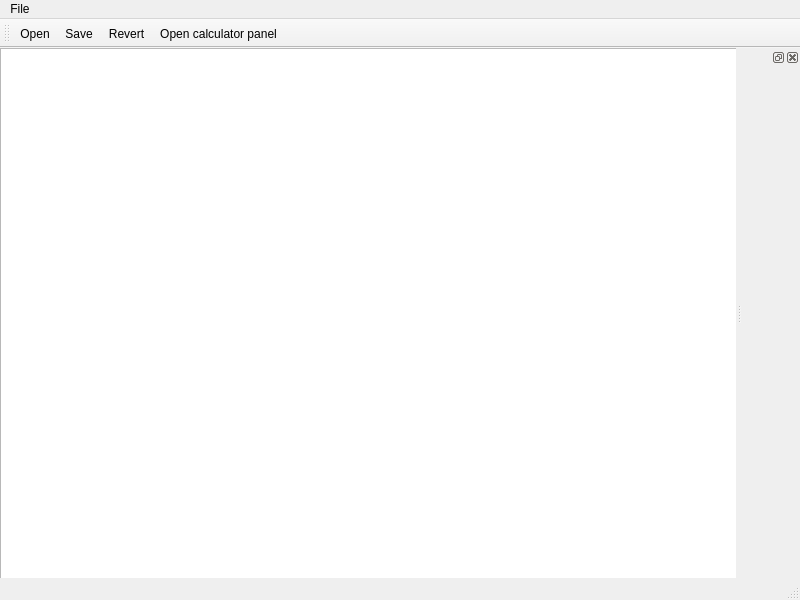
<?xml version="1.0" encoding="UTF-8"?>
<ui version="4.0">
 <class>CalcCreatorClass</class>
 <widget class="QMainWindow" name="CalcCreatorClass">
  <property name="geometry">
   <rect>
    <x>0</x>
    <y>0</y>
    <width>800</width>
    <height>600</height>
   </rect>
  </property>
  <property name="windowTitle">
   <string>MainWindow</string>
  </property>
  <widget class="QWidget" name="centralwidget">
   <widget class="QTextEdit" name="m_edit">
    <property name="geometry">
     <rect>
      <x>0</x>
      <y>0</y>
      <width>811</width>
      <height>531</height>
     </rect>
    </property>
   </widget>
  </widget>
  <widget class="QMenuBar" name="menubar">
   <property name="geometry">
    <rect>
     <x>0</x>
     <y>0</y>
     <width>800</width>
     <height>25</height>
    </rect>
   </property>
   <widget class="QMenu" name="menuFile">
    <property name="title">
     <string>File</string>
    </property>
    <addaction name="m_open"/>
    <addaction name="m_save"/>
    <addaction name="m_revert"/>
   </widget>
   <addaction name="menuFile"/>
  </widget>
  <widget class="QStatusBar" name="statusbar"/>
  <widget class="QDockWidget" name="m_dockWgt">
   <attribute name="dockWidgetArea">
    <number>2</number>
   </attribute>
   <widget class="QWidget" name="dockWidgetContents"/>
  </widget>
  <widget class="QToolBar" name="toolBar">
   <property name="windowTitle">
    <string>toolBar</string>
   </property>
   <attribute name="toolBarArea">
    <enum>TopToolBarArea</enum>
   </attribute>
   <attribute name="toolBarBreak">
    <bool>false</bool>
   </attribute>
   <addaction name="m_open"/>
   <addaction name="m_save"/>
   <addaction name="m_revert"/>
   <addaction name="m_openCalcWidget"/>
  </widget>
  <action name="m_open">
   <property name="text">
    <string>Open</string>
   </property>
   <property name="shortcut">
    <string>Ctrl+O</string>
   </property>
  </action>
  <action name="m_save">
   <property name="text">
    <string>Save</string>
   </property>
   <property name="shortcut">
    <string>Ctrl+S</string>
   </property>
  </action>
  <action name="m_revert">
   <property name="text">
    <string>Revert</string>
   </property>
   <property name="shortcut">
    <string>Ctrl+R</string>
   </property>
  </action>
  <action name="m_openCalcWidget">
   <property name="checkable">
    <bool>true</bool>
   </property>
   <property name="text">
    <string>Open calculator panel</string>
   </property>
   <property name="shortcut">
    <string>O</string>
   </property>
  </action>
 </widget>
 <resources/>
 <connections>
  <connection>
   <sender>m_openCalcWidget</sender>
   <signal>triggered(bool)</signal>
   <receiver>m_dockWgt</receiver>
   <slot>setVisible(bool)</slot>
   <hints>
    <hint type="sourcelabel">
     <x>-1</x>
     <y>-1</y>
    </hint>
    <hint type="destinationlabel">
     <x>668</x>
     <y>315</y>
    </hint>
   </hints>
  </connection>
 </connections>
</ui>
